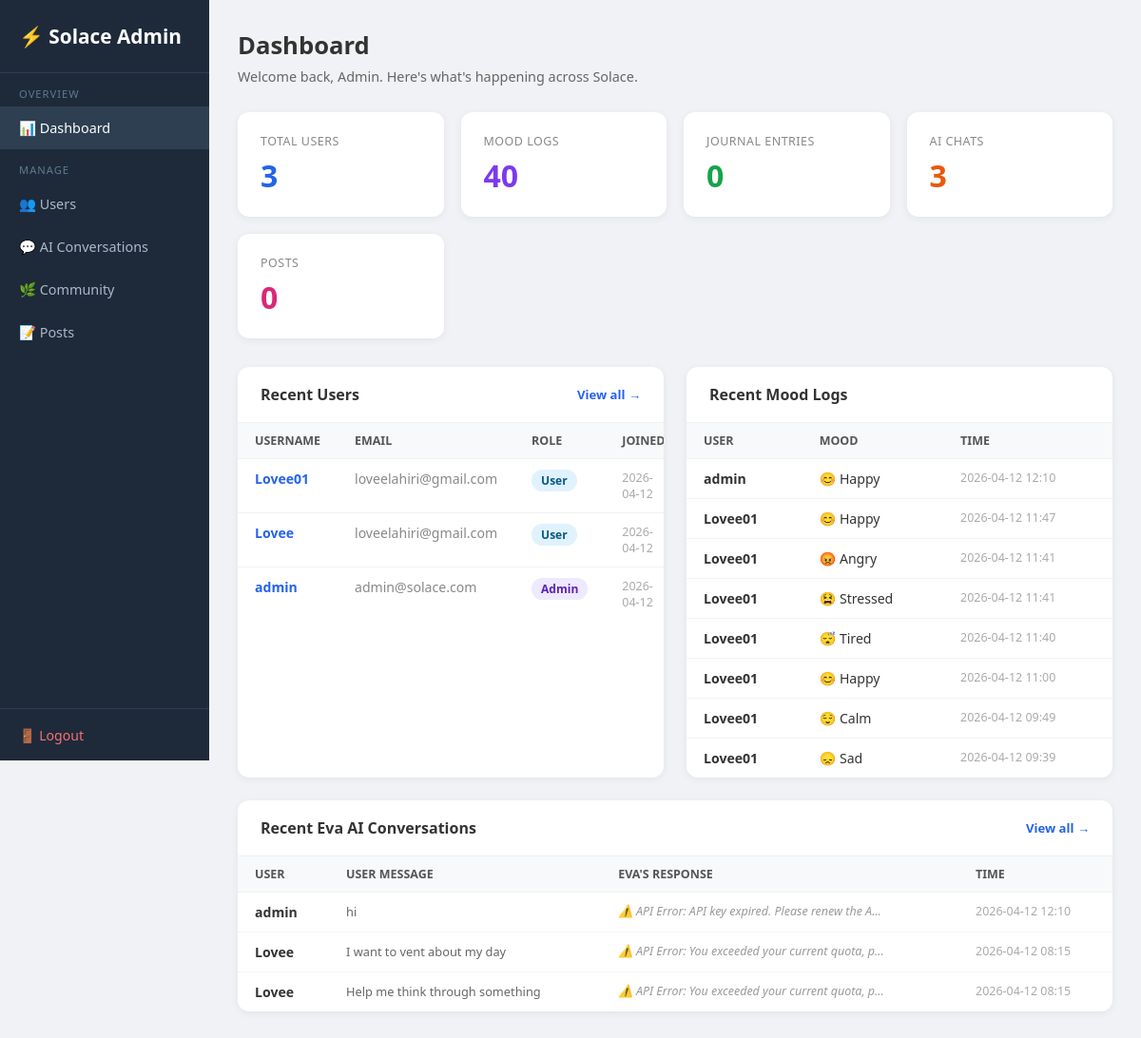
Page /admin (signed in) on the earlier database version.
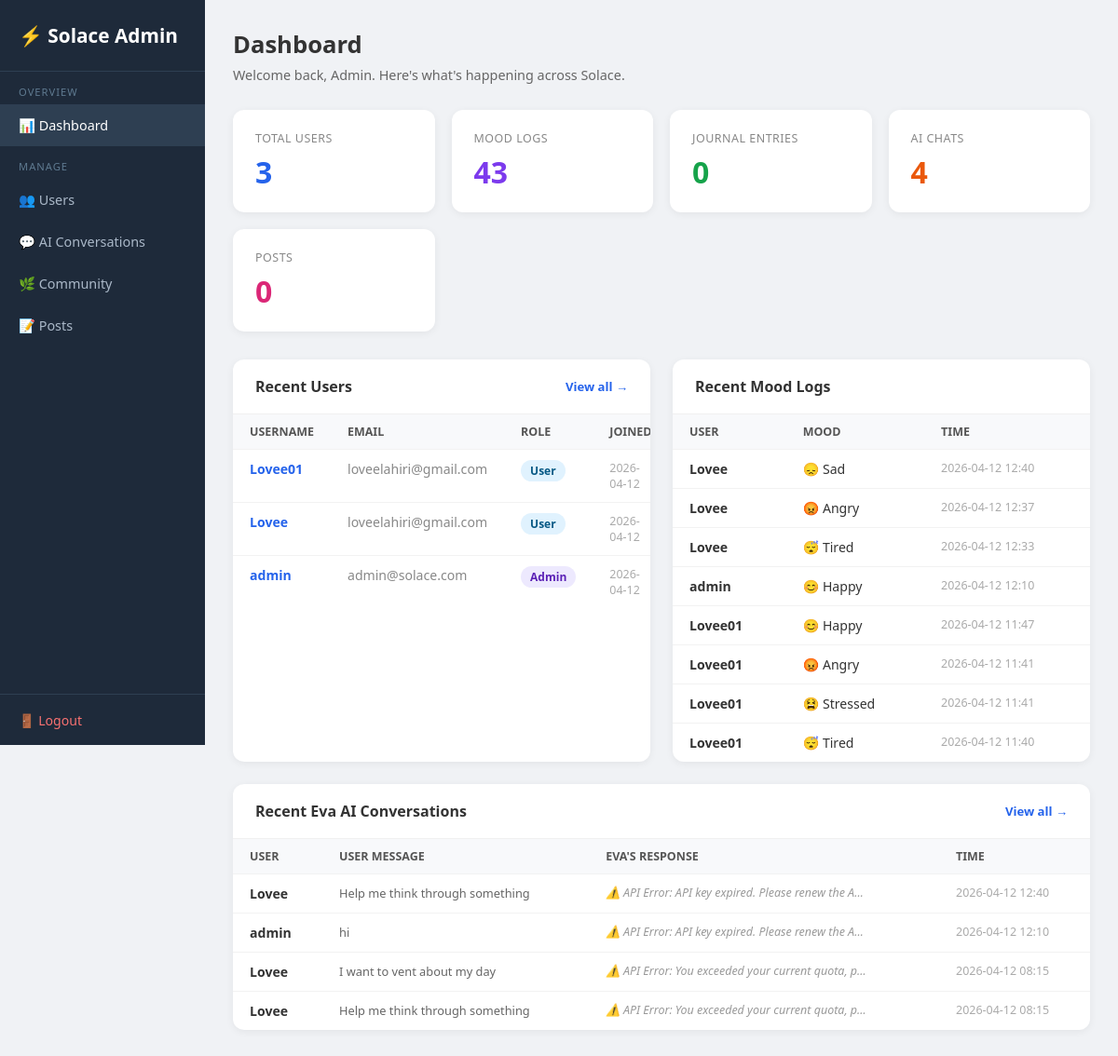
Same page on the later database version.
### tables this page shows
CREATE TABLE users (
                id         INTEGER PRIMARY KEY AUTOINCREMENT,
                username   TEXT UNIQUE NOT NULL,
                email      TEXT NOT NULL,
                password   TEXT NOT NULL,
                is_admin   INTEGER DEFAULT 0,
                created_at DATETIME DEFAULT CURRENT_TIMESTAMP
            );

CREATE TABLE mood_logs (
                id        INTEGER PRIMARY KEY AUTOINCREMENT,
                user_id   INTEGER NOT NULL REFERENCES users(id),
                mood      TEXT NOT NULL,
                timestamp DATETIME DEFAULT CURRENT_TIMESTAMP
            );

CREATE TABLE chat_history (
                id           INTEGER PRIMARY KEY AUTOINCREMENT,
                session_id   TEXT,
                user_id      INTEGER REFERENCES users(id),
                user_message TEXT,
                ai_response  TEXT,
                timestamp    DATETIME DEFAULT CURRENT_TIMESTAMP
            );

### app.py (the view)
@app.route("/admin")
@admin_required
def admin_dashboard() -> Any:
    with get_db() as conn:
        total_users   = conn.execute("SELECT COUNT(*) FROM users").fetchone()[0]
        total_moods   = conn.execute("SELECT COUNT(*) FROM mood_logs").fetchone()[0]
        total_journals= conn.execute("SELECT COUNT(*) FROM journals").fetchone()[0]
        total_chats   = conn.execute("SELECT COUNT(*) FROM chat_history").fetchone()[0]
        total_posts   = conn.execute("SELECT COUNT(*) FROM posts").fetchone()[0]
        recent_users = conn.execute(
            "SELECT id, username, email, is_admin, created_at FROM users ORDER BY created_at DESC LIMIT 5"
        ).fetchall()
        recent_moods = conn.execute("""
            SELECT u.username, ml.mood, ml.timestamp
            FROM mood_logs ml JOIN users u ON ml.user_id=u.id
            ORDER BY ml.timestamp DESC LIMIT 8
        """).fetchall()
        recent_chats = conn.execute("""
            SELECT u.username, ch.user_message, ch.ai_response, ch.timestamp
            FROM chat_history ch JOIN users u ON ch.user_id=u.id
            ORDER BY ch.timestamp DESC LIMIT 5
        """).fetchall()
    return render_template(
        "admin/dashboard.html",
        total_users=total_users, total_moods=total_moods,
        total_journals=total_journals, total_chats=total_chats,
        total_posts=total_posts,
        recent_users=recent_users, recent_moods=recent_moods,
        recent_chats=recent_chats,
    )

### app.py (called while the page is built)
def get_db() -> sqlite3.Connection:
    db_path = os.path.join(os.path.dirname(os.path.abspath(__file__)), "database.db")
    conn = sqlite3.connect(db_path)
    conn.row_factory = sqlite3.Row
    return conn

def admin_required(f: Any) -> Any:
    @wraps(f)
    def dec(*args: Any, **kwargs: Any) -> Any:
        if "user_id" not in session or not session.get("is_admin"):
            flash("Admin access required.")
            return redirect(url_for("login_page"))
        return f(*args, **kwargs)
    return dec

### templates/admin/dashboard.html (shortened to what this page needs)
<!DOCTYPE html>
<html lang="en">
<head>
</head>
<body>
<div class="sidebar">
  <div class="logo">⚡ Solace Admin</div>
  <nav>
    <div class="sl">Overview</div>
    <a href="/admin" class="active">📊 Dashboard</a>
    <div class="sl">Manage</div>
    <a href="/admin/users">👥 Users</a>
    <a href="/admin/chats">💬 AI Conversations</a>
    <a href="/admin/community">🌿 Community</a>
    <a href="/admin/posts">📝 Posts</a>
  </nav>
  <div class="bot"><a href="/logout">🚪 Logout</a></div>
</div>
<div class="main">
  <div class="page-title">Dashboard</div>
  <div class="page-sub">Welcome back, Admin. Here's what's happening across Solace.</div>
  <div class="stats">
    <div class="stat-card blue"><div class="label">Total Users</div><div class="value">{{ total_users }}</div></div>
    <div class="stat-card purple"><div class="label">Mood Logs</div><div class="value">{{ total_moods }}</div></div>
    <div class="stat-card green"><div class="label">Journal Entries</div><div class="value">{{ total_journals }}</div></div>
    <div class="stat-card orange"><div class="label">AI Chats</div><div class="value">{{ total_chats }}</div></div>
    <div class="stat-card pink"><div class="label">Posts</div><div class="value">{{ total_posts }}</div></div>
  </div>
  <div class="grid2">
    <div class="card">
      <div class="card-header">Recent Users <a href="/admin/users">View all →</a></div>
      <table>
        <thead><tr><th>Username</th><th>Email</th><th>Role</th><th>Joined</th></tr></thead>
        <tbody>
          {% for u in recent_users %}
          <tr>
            <td><a href="/admin/users/{{ u.id }}" style="color:#2563eb;text-decoration:none;font-weight:600">{{ u.username }}</a></td>
            <td style="color:#888">{{ u.email }}</td>
            <td><span class="badge {{ 'admin' if u.is_admin else 'user' }}">{{ 'Admin' if u.is_admin else 'User' }}</span></td>
            <td style="color:#aaa;font-size:0.78rem">{{ (u.created_at or '')[:10] }}</td>
          </tr>
          {% endfor %}
        </tbody>
      </table>
    </div>
    <div class="card">
      <div class="card-header">Recent Mood Logs</div>
      <table>
        <thead><tr><th>User</th><th>Mood</th><th>Time</th></tr></thead>
        <tbody>
          {% for m in recent_moods %}
          <tr>
            <td style="font-weight:600">{{ m.username }}</td>
            <td>{% if m.mood=='happy'%}😊{%elif m.mood=='sad'%}😞{%elif m.mood=='angry'%}😡{%elif m.mood=='anxious'%}😰{%elif m.mood=='calm'%}😌{%elif m.mood=='stressed'%}😫{%elif m.mood=='tired'%}😴{%elif m.mood=='Fear'%}😨{%elif m.mood=='swings'%}🎢{%endif%} {{ m.mood.capitalize() }}</td>
            <td style="color:#aaa;font-size:0.78rem">{{ (m.timestamp or '')[:16] }}</td>
          </tr>
          {% endfor %}
        </tbody>
      </table>
    </div>
  </div>
  <div class="card">
    <div class="card-header">Recent Eva AI Conversations <a href="/admin/chats">View all →</a></div>
    <table>
      <thead><tr><th>User</th><th>User Message</th><th>Eva's Response</th><th>Time</th></tr></thead>
      <tbody>
        {% for c in recent_chats %}
        <tr>
          <td style="font-weight:600">{{ c.username }}</td>
          <td><div class="preview">{{ c.user_message }}</div></td>
          <td><div class="ai-prev">{{ c.ai_response }}</div></td>
          <td style="color:#aaa;font-size:0.78rem">{{ (c.timestamp or '')[:16] }}</td>
        </tr>
        {% endfor %}
      </tbody>
    </table>
  </div>
</div>
</body>
</html>

Differences in the rows shown:
no longer on this page (row unchanged): mood_logs: username "Lovee01", mood "Happy", timestamp "2026-04-12 11:00"
no longer on this page (row unchanged): mood_logs: username "Lovee01", mood "Calm", timestamp "2026-04-12 09:49"
no longer on this page (row unchanged): mood_logs: username "Lovee01", mood "Sad", timestamp "2026-04-12 09:39"
added mood_logs: username "Lovee", mood "Sad", timestamp "2026-04-12 12:40"
added mood_logs: username "Lovee", mood "Angry", timestamp "2026-04-12 12:37"
added mood_logs: username "Lovee", mood "Tired", timestamp "2026-04-12 12:33"
added chat_history: username "Lovee", user_message "Help me think through something", ai_response "⚠️ API Error: API key expired. Please renew the A…", timestamp "2026-04-12 12:40"
Other differences:
{{ total_moods }}: "40" → "43"
{{ total_chats }}: "3" → "4"
